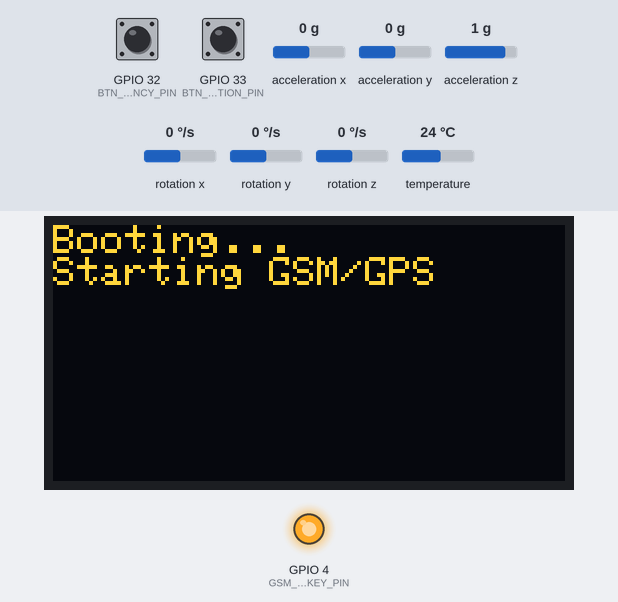
A program run on a simulated ESP32. Parts: 128×64 one-colour display, output pins drawn as LEDs (lit = HIGH). Inputs (shaded band) come from the test bench; at power-on: GPIO 32 (BTN_EMERGENCY_PIN) HIGH, GPIO 33 (BTN_LOCATION_PIN) HIGH, acceleration x 0 g, acceleration y 0 g, acceleration z 1 g, rotation x 0 °/s, rotation y 0 °/s, rotation z 0 °/s, temperature 24 °C. The OLED is the two-colour kind (top 16 rows yellow); storage starts empty; the modem accepts every AT command (registered, SIM ready, sends succeed) and sends nothing else; what the program prints to the serial monitor is not drawn.

Above: at 1.0 s.
5.2 s: GPIO 32 (BTN_EMERGENCY_PIN) pulled LOW for 1 s
At 6.3 s:
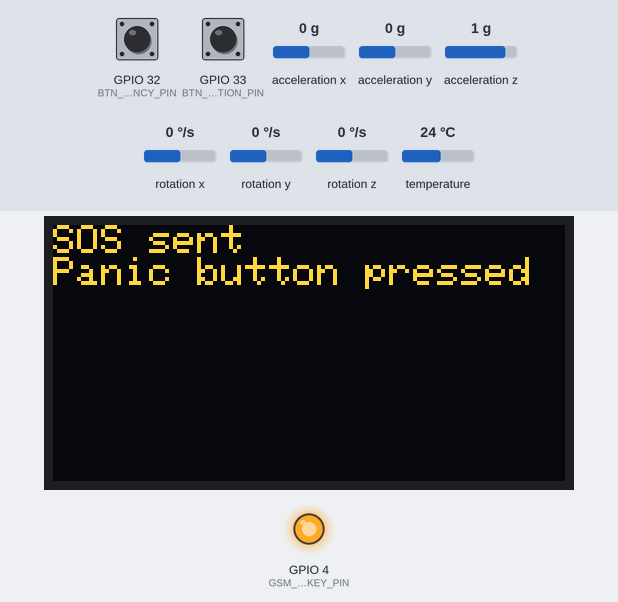
7.7 s: GPIO 33 (BTN_LOCATION_PIN) pulled LOW for 3.2 s
At 11.4 s:
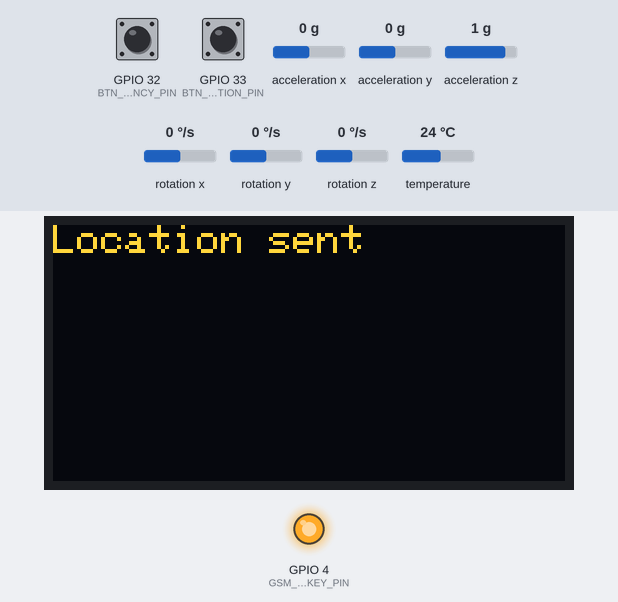
12.4 s: GPIO 32 (BTN_EMERGENCY_PIN) pulled LOW for 0.15 s
At 13.8 s:
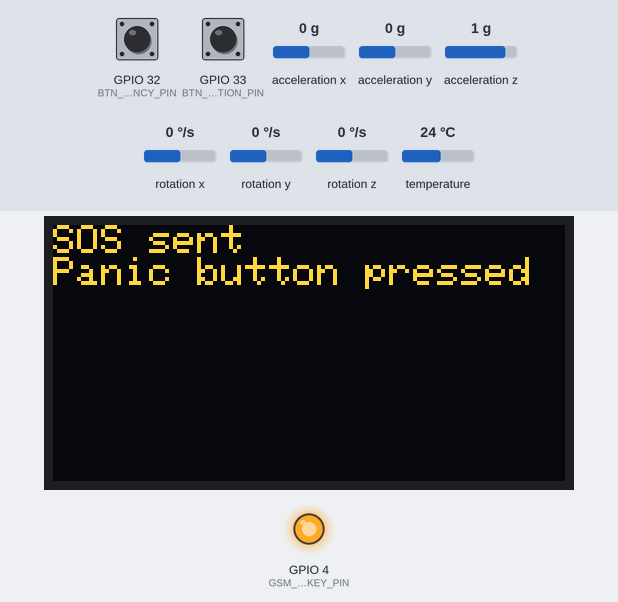
15.5 s: GPIO 32 (BTN_EMERGENCY_PIN) pulled LOW for 3.2 s
At 15.57 s:
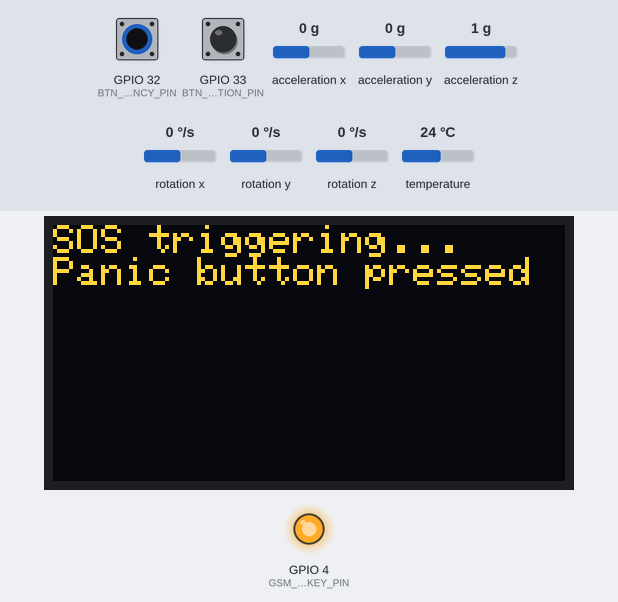
Timing chart, 0 to 18.5 s (numbered marks = the images above; inputs shaded):
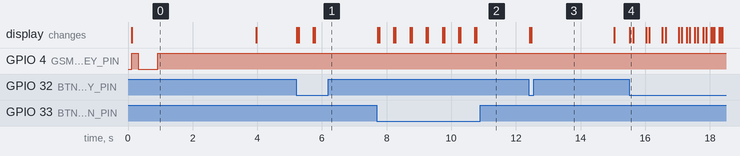

The program:

main.cpp
```cpp
#include <Arduino.h>
#include <Wire.h>
#include "Config.h"
#include "GsmGps.h"
#include "Display.h"
#include "MotionSensor.h"
#include "WebPortal.h"

// ---- Pin map (adjust to your wiring) ----
#define GSM_RX_PIN 16   // ESP32 RX2 <- EC200EU TX
#define GSM_TX_PIN 17   // ESP32 TX2 -> EC200EU RX
#define GSM_PWRKEY_PIN 4
#define BTN_EMERGENCY_PIN 32
#define BTN_LOCATION_PIN 33

#define STATUS_REFRESH_MS 15000UL
#define DEBOUNCE_MS 250UL

static bool gpsFix = false;
static double lastLat = 0, lastLon = 0;
static bool gsmReady = false;
static int signalQ = -1;
static bool geofenceInside = true;

static unsigned long lastStatusRefresh = 0;
static unsigned long lastEmergencyPress = 0;
static unsigned long lastLocationPress = 0;

static String buildMapsLink(double lat, double lon) {
  return "https://maps.google.com/?q=" + String(lat, 6) + "," + String(lon, 6);
}

static void refreshStatus() {
  StatusInfo s;
  s.gpsFix = gpsFix;
  s.gsmReady = gsmReady;
  s.signalQuality = signalQ;
  s.wearerName = Config::name;
  s.lastAction = "Idle";
  Display::show(s);
}

static void triggerSos(const String &reason) {
  Serial.println("[SOS] triggered: " + reason);
  Display::showMessage("SOS triggering...", reason);

  gpsFix = GsmGps::getLocation(lastLat, lastLon);
  String link = gpsFix ? buildMapsLink(lastLat, lastLon) : "location unavailable";
  String msg = "SOS! " + Config::name + " needs help.\nReason: " + reason + "\n" + link;

  for (auto &number : Config::numbers) {
    GsmGps::sendSms(number, msg);
  }

  Display::showMessage("SOS sent", reason);
  lastStatusRefresh = 0; // force a status redraw next loop
}

static void sendLocationUpdate() {
  Serial.println("[LOCATION] update requested");
  Display::showMessage("Sending location...");

  gpsFix = GsmGps::getLocation(lastLat, lastLon);
  String link = gpsFix ? buildMapsLink(lastLat, lastLon) : "location unavailable";
  String msg = Config::name + " - current location:\n" + link;

  for (auto &number : Config::numbers) {
    GsmGps::sendSms(number, msg);
  }

  Display::showMessage("Location sent");
  lastStatusRefresh = 0;
}

static void checkGeofence() {
  if (!Config::geofence.enabled || !gpsFix) return;

  double d = Config::distanceMeters(lastLat, lastLon, Config::geofence.lat, Config::geofence.lon);
  bool inside = d <= Config::geofence.radiusM;

  if (!inside && geofenceInside) {
    triggerSos("Left safe zone");
  } else if (inside && !geofenceInside) {
    Serial.println("[GEOFENCE] back inside");
  }
  geofenceInside = inside;
}

// active-low button with simple time-based debounce, returns true once per press
static bool pressed(int pin, unsigned long &lastPressTime) {
  if (digitalRead(pin) != LOW) return false;
  unsigned long now = millis();
  if (now - lastPressTime < DEBOUNCE_MS) return false;
  lastPressTime = now;
  return true;
}

void setup() {
  Serial.begin(115200);

  pinMode(BTN_EMERGENCY_PIN, INPUT_PULLUP);
  pinMode(BTN_LOCATION_PIN, INPUT_PULLUP);

  Wire.begin(); // shared I2C bus: OLED (0x3C) + MPU6050 (0x68)

  Config::begin();

  if (!Display::begin()) {
    Serial.println("[main] OLED not found");
  }
  Display::showMessage("Booting...", "Starting GSM/GPS");

  if (!MotionSensor::begin()) {
    Serial.println("[main] MPU6050 not found");
  }

  GsmGps::begin(Serial2, GSM_RX_PIN, GSM_TX_PIN, GSM_PWRKEY_PIN);

  WebPortal::begin();

  refreshStatus();
}

void loop() {
  if (MotionSensor::checkSuddenMovement()) {
    triggerSos("Sudden movement detected");
  }

  if (pressed(BTN_EMERGENCY_PIN, lastEmergencyPress)) {
    Serial.println("[BUTTON] emergency pressed");
    triggerSos("Panic button pressed");
  }

  if (pressed(BTN_LOCATION_PIN, lastLocationPress)) {
    Serial.println("[BUTTON] location pressed");
    sendLocationUpdate();
  }

  unsigned long now = millis();
  if (now - lastStatusRefresh >= STATUS_REFRESH_MS) {
    lastStatusRefresh = now;

    Serial.println("[STATUS] refreshing...");
    gsmReady = GsmGps::isNetworkRegistered();
    signalQ = GsmGps::signalQuality();
    gpsFix = GsmGps::getLocation(lastLat, lastLon);
    Serial.printf("[STATUS] gsm=%d signal=%d gpsFix=%d lat=%f lon=%f\n",
                   gsmReady, signalQ, gpsFix, lastLat, lastLon);

    checkGeofence();
    refreshStatus();
  }
}
```

Display.h
```cpp
#pragma once
#include <Arduino.h>

struct StatusInfo {
  bool gpsFix;
  bool gsmReady;
  int signalQuality; // -1 unknown
  String wearerName;
  String lastAction;  // e.g. "SOS sent", "Sending...", "Idle"
};

namespace Display {
  bool begin();               // returns false if OLED not found on the bus
  void show(const StatusInfo &s);
  void showMessage(const String &line1, const String &line2 = "");
}
```

GsmGps.h
```cpp
#pragma once
#include <Arduino.h>

// Thin AT-command wrapper around a Quectel EC200EU for SMS + GNSS.
// Blocking on purpose -- SMS/GPS fixes are rare, low-frequency events here,
// simplest correct thing beats an async AT state machine for this project.
namespace GsmGps {
  void begin(HardwareSerial &serial, int rxPin, int txPin, int pwrKeyPin);

  bool isNetworkRegistered();  // AT+CREG? -> registered home/roaming
  int  signalQuality();        // AT+CSQ -> 0-31, -1 if unknown/no signal (99)

  // Turns on GNSS if needed and reads a fix via AT+QGPSLOC.
  // Returns false if no fix yet (keeps GNSS engine running for next try).
  bool getLocation(double &lat, double &lon);

  bool sendSms(const String &number, const String &message);
}
```

MotionSensor.h
```cpp
#pragma once
#include <Arduino.h>

// Sudden-movement / impact detection off the MPU6050 accelerometer.
// Simple magnitude-over-threshold check -- not full fall-detection
// (free-fall + impact pattern); add that later if false positives/negatives
// on the simple threshold turn out to matter.
namespace MotionSensor {
  bool begin();
  bool checkSuddenMovement(); // call every loop(); returns true once per spike
}
```

WebPortal.h
```cpp
#pragma once

// Device-hosted WiFi AP + web page for editing wearer name, alert numbers,
// and the geofence -- this is "the website" from the spec, no cloud/backend
// needed since it's config the wearer's household edits occasionally.
namespace WebPortal {
  void begin(); // starts AP "SafetyBand-Setup" and the HTTP server
}
```

Display.cpp
```cpp
#include "Display.h"
#include <Wire.h>
#include <Adafruit_GFX.h>
#include <Adafruit_SSD1306.h>

namespace Display {
  static Adafruit_SSD1306 oled(128, 64, &Wire, -1);
  static bool ok = false;

  bool begin() {
    ok = oled.begin(SSD1306_SWITCHCAPVCC, 0x3C);
    if (ok) {
      oled.clearDisplay();
      oled.setTextColor(SSD1306_WHITE);
      oled.setTextSize(1);
      oled.display();
    }
    return ok;
  }

  void show(const StatusInfo &s) {
    if (!ok) return;
    oled.clearDisplay();
    oled.setCursor(0, 0);
    oled.setTextSize(1);

    oled.println(s.wearerName);
    oled.println("--------------------");

    oled.print("GPS : ");
    oled.println(s.gpsFix ? "FIX" : "NO FIX");

    oled.print("GSM : ");
    if (!s.gsmReady) {
      oled.println("NO SIGNAL");
    } else if (s.signalQuality >= 0) {
      oled.print("OK ("); oled.print(s.signalQuality); oled.println(")");
    } else {
      oled.println("OK");
    }

    oled.println();
    oled.println(s.lastAction);

    oled.display();
  }

  void showMessage(const String &line1, const String &line2) {
    if (!ok) return;
    oled.clearDisplay();
    oled.setCursor(0, 0);
    oled.setTextSize(1);
    oled.println(line1);
    if (line2.length()) oled.println(line2);
    oled.display();
  }
}
```

GsmGps.cpp
```cpp
#include "GsmGps.h"

namespace GsmGps {
  static HardwareSerial *_serial = nullptr;
  static int _pwrKeyPin = -1;

  // Sends one AT command, collects everything the module replies until it
  // sees OK/ERROR or the timeout expires.
  static String sendAT(const String &cmd, unsigned long timeoutMs = 2000) {
    while (_serial->available()) _serial->read();
    Serial.print("[GSM TX] ");
    Serial.println(cmd);
    _serial->print(cmd);
    _serial->print("\r\n");

    String resp;
    unsigned long start = millis();
    while (millis() - start < timeoutMs) {
      while (_serial->available()) {
        resp += (char)_serial->read();
      }
      if (resp.indexOf("OK\r\n") != -1 || resp.indexOf("ERROR") != -1) break;
    }
    Serial.print("[GSM RX] ");
    Serial.println(resp.length() ? resp : "(timeout, no response)");
    return resp;
  }

  static void powerOnPulse() {
    if (_pwrKeyPin < 0) return;
    // EC200EU: hold PWRKEY low ~600ms to boot the module.
    // ponytail: fixed pulse timing, adjust to your exact board/module rev if it won't boot.
    digitalWrite(_pwrKeyPin, LOW);
    delay(600);
    digitalWrite(_pwrKeyPin, HIGH);
  }

  void begin(HardwareSerial &serial, int rxPin, int txPin, int pwrKeyPin) {
    _serial = &serial;
    _pwrKeyPin = pwrKeyPin;

    if (_pwrKeyPin >= 0) {
      pinMode(_pwrKeyPin, OUTPUT);
      digitalWrite(_pwrKeyPin, HIGH);
    }

    _serial->begin(115200, SERIAL_8N1, rxPin, txPin);
    delay(200);
    Serial.println("[GSM] pulsing PWRKEY...");
    powerOnPulse();

    // Listen raw during boot window — module usually sends an unsolicited
    // banner (e.g. "RDY") here even before any AT is sent. If nothing shows
    // up at all, it's a wiring/power/level issue, not a command issue.
    Serial.println("[GSM] listening for boot banner...");
    unsigned long bootStart = millis();
    String boot;
    while (millis() - bootStart < 3000) {
      while (_serial->available()) boot += (char)_serial->read();
    }
    Serial.print("[GSM RAW BOOT] ");
    Serial.println(boot.length() ? boot : "(nothing received on RX at all)");

    // Wait for the module to respond to plain AT (up to ~10s).
    Serial.println("[GSM] waiting for module...");
    bool gotAT = false;
    for (int i = 0; i < 10; i++) {
      if (sendAT("AT", 1000).indexOf("OK") != -1) { gotAT = true; break; }
      delay(500);
    }
    Serial.println(gotAT ? "[GSM] module responding" : "[GSM] module NOT responding after 10 tries");

    sendAT("ATE0");              // echo off
    sendAT("AT+CMGF=1");         // SMS text mode
    sendAT("AT+CSCS=\"GSM\"");   // GSM 7-bit charset
    sendAT("AT+CNMI=0,0,0,0,0"); // no unsolicited SMS notifications
  }

  bool isNetworkRegistered() {
    String r = sendAT("AT+CREG?");
    int idx = r.indexOf("+CREG:");
    if (idx == -1) return false;
    int comma = r.indexOf(',', idx);
    if (comma == -1) return false;
    int stat = r.substring(comma + 1).toInt();
    return stat == 1 || stat == 5; // registered, home or roaming
  }

  int signalQuality() {
    String r = sendAT("AT+CSQ");
    int idx = r.indexOf("+CSQ:");
    if (idx == -1) return -1;
    int rssi = r.substring(idx + 5).toInt();
    if (rssi == 99) return -1; // unknown
    return rssi;
  }

  bool getLocation(double &lat, double &lon) {
    String state = sendAT("AT+QGPS?", 1000);
    if (state.indexOf("+QGPS: 1") == -1) {
      sendAT("AT+QGPS=1", 2000); // power on GNSS engine, fix takes time
    }

    String r = sendAT("AT+QGPSLOC=2", 2000);
    int idx = r.indexOf("+QGPSLOC:");
    if (idx == -1) return false; // no fix yet

    String line = r.substring(idx + 9);
    line = line.substring(0, line.indexOf('\r'));

    // <UTC>,<lat>,<lon>,<hdop>,<alt>,<fix>,<cog>,<spkm>,<spkn>,<date>,<nsat>
    int c1 = line.indexOf(',');
    int c2 = line.indexOf(',', c1 + 1);
    int c3 = line.indexOf(',', c2 + 1);
    if (c1 == -1 || c2 == -1 || c3 == -1) return false;

    lat = line.substring(c1 + 1, c2).toDouble();
    lon = line.substring(c2 + 1, c3).toDouble();
    return lat != 0.0 || lon != 0.0;
  }

  bool sendSms(const String &number, const String &message) {
    Serial.println("[SMS] sending to " + number + ": " + message);
    sendAT("AT+CMGF=1", 1000);

    while (_serial->available()) _serial->read();
    String cmd = "AT+CMGS=\"" + number + "\"";
    Serial.print("[GSM TX] ");
    Serial.println(cmd);
    _serial->print(cmd);
    _serial->print("\r");

    // wait for the '>' prompt
    String resp;
    unsigned long start = millis();
    while (millis() - start < 3000) {
      while (_serial->available()) resp += (char)_serial->read();
      if (resp.indexOf('>') != -1) break;
    }
    Serial.print("[GSM RX] ");
    Serial.println(resp.length() ? resp : "(timeout, no prompt)");
    if (resp.indexOf('>') == -1) {
      Serial.println("[SMS] failed: no '>' prompt");
      return false;
    }

    _serial->print(message);
    _serial->write(0x1A); // Ctrl+Z sends the message

    resp = "";
    start = millis();
    while (millis() - start < 15000) {
      while (_serial->available()) resp += (char)_serial->read();
      if (resp.indexOf("+CMGS:") != -1 || resp.indexOf("ERROR") != -1) break;
    }
    Serial.print("[GSM RX] ");
    Serial.println(resp.length() ? resp : "(timeout, no response)");
    bool ok = resp.indexOf("+CMGS:") != -1;
    Serial.println(ok ? "[SMS] sent OK" : "[SMS] failed");
    return ok;
  }
}
```

MotionSensor.cpp
```cpp
#include "MotionSensor.h"
#include <Adafruit_MPU6050.h>
#include <Adafruit_Sensor.h>
#include <Wire.h>
#include <math.h>

namespace MotionSensor {
  static Adafruit_MPU6050 mpu;
  static bool armed = true;          // re-armed once magnitude falls back to normal
  static unsigned long lastTrigger = 0;

  static const float SPIKE_THRESHOLD_G = 2.5f;     // sudden jolt / fall impact
  static const float REARM_THRESHOLD_G = 1.5f;     // must settle below this to re-arm
  static const unsigned long TRIGGER_COOLDOWN_MS = 5000;

  bool begin() {
    if (!mpu.begin()) return false;
    mpu.setAccelerometerRange(MPU6050_RANGE_8_G);
    mpu.setGyroRange(MPU6050_RANGE_500_DEG);
    mpu.setFilterBandwidth(MPU6050_BAND_21_HZ);
    return true;
  }

  bool checkSuddenMovement() {
    sensors_event_t a, g, temp;
    mpu.getEvent(&a, &g, &temp);

    // magnitude in g (accel values from the lib are in m/s^2)
    float magG = sqrtf(a.acceleration.x * a.acceleration.x +
                        a.acceleration.y * a.acceleration.y +
                        a.acceleration.z * a.acceleration.z) / 9.80665f;

    if (!armed) {
      if (magG < REARM_THRESHOLD_G) armed = true;
      return false;
    }

    unsigned long now = millis();
    if (magG >= SPIKE_THRESHOLD_G && now - lastTrigger > TRIGGER_COOLDOWN_MS) {
      lastTrigger = now;
      armed = false;
      return true;
    }
    return false;
  }
}
```

WebPortal.cpp
```cpp
#include "WebPortal.h"
#include "Config.h"
#include <WiFi.h>
#include <LittleFS.h>
#include <ESPAsyncWebServer.h>

namespace WebPortal {
  static AsyncWebServer server(80);

  static void handleConfigPost(AsyncWebServerRequest *request, uint8_t *data,
                                size_t len, size_t index, size_t total) {
    if (index == 0) request->_tempObject = new String();
    String *body = (String *)request->_tempObject;
    body->concat((const char *)data, len);

    if (index + len == total) {
      bool ok = Config::fromJson(*body);
      request->send(ok ? 200 : 400, "application/json",
                     ok ? "{\"ok\":true}" : "{\"ok\":false}");
      delete body;
      request->_tempObject = nullptr;
    }
  }

  void begin() {
    WiFi.mode(WIFI_AP);
    WiFi.softAP("SafetyBand-Setup", "safety123");
    Serial.print("[WebPortal] AP IP: ");
    Serial.println(WiFi.softAPIP());

    server.serveStatic("/", LittleFS, "/").setDefaultFile("index.html");

    server.on("/api/config", HTTP_GET, [](AsyncWebServerRequest *request) {
      request->send(200, "application/json", Config::toJson());
    });

    server.on(
        "/api/config", HTTP_POST, [](AsyncWebServerRequest *request) {},
        nullptr, handleConfigPost);

    server.onNotFound([](AsyncWebServerRequest *request) {
      request->send(404, "text/plain", "Not found");
    });

    server.begin();
  }
}
```

Config.h
```cpp
#pragma once
#include <Arduino.h>
#include <vector>

struct Geofence {
  bool enabled = false;
  double lat = 0.0;
  double lon = 0.0;
  float radiusM = 500.0f;
};

// Wearer profile + alert numbers + geofence, persisted as JSON on LittleFS.
// Edited locally over serial or remotely via the device's own WebPortal.
namespace Config {
  extern String name;
  extern std::vector<String> numbers;
  extern Geofence geofence;

  void begin();          // mounts LittleFS, loads config.json (writes defaults if missing)
  bool save();            // writes current in-memory values back to config.json
  String toJson();        // serialize current config (for the web UI)
  bool fromJson(const String &json); // apply + save a new config from the web UI

  // Great-circle distance in meters between (lat1,lon1) and (lat2,lon2).
  double distanceMeters(double lat1, double lon1, double lat2, double lon2);
}
```

Source omitted: Config.cpp (2549 bytes)

Measured:
- after the input at 5.2 s, the display: first changes at once (image 1 shows a later state)
- after the input at 7.7 s, the display: first changes at once (image 2 shows a later state)
- after the input at 12.4 s, the display: first changes at once (image 3 shows a later state)
- after the input at 15.5 s, the display: changes at once (image 4)
- what the display in image 0 shows lasts 3.9 s, from 0.1 s to 4.0 s
